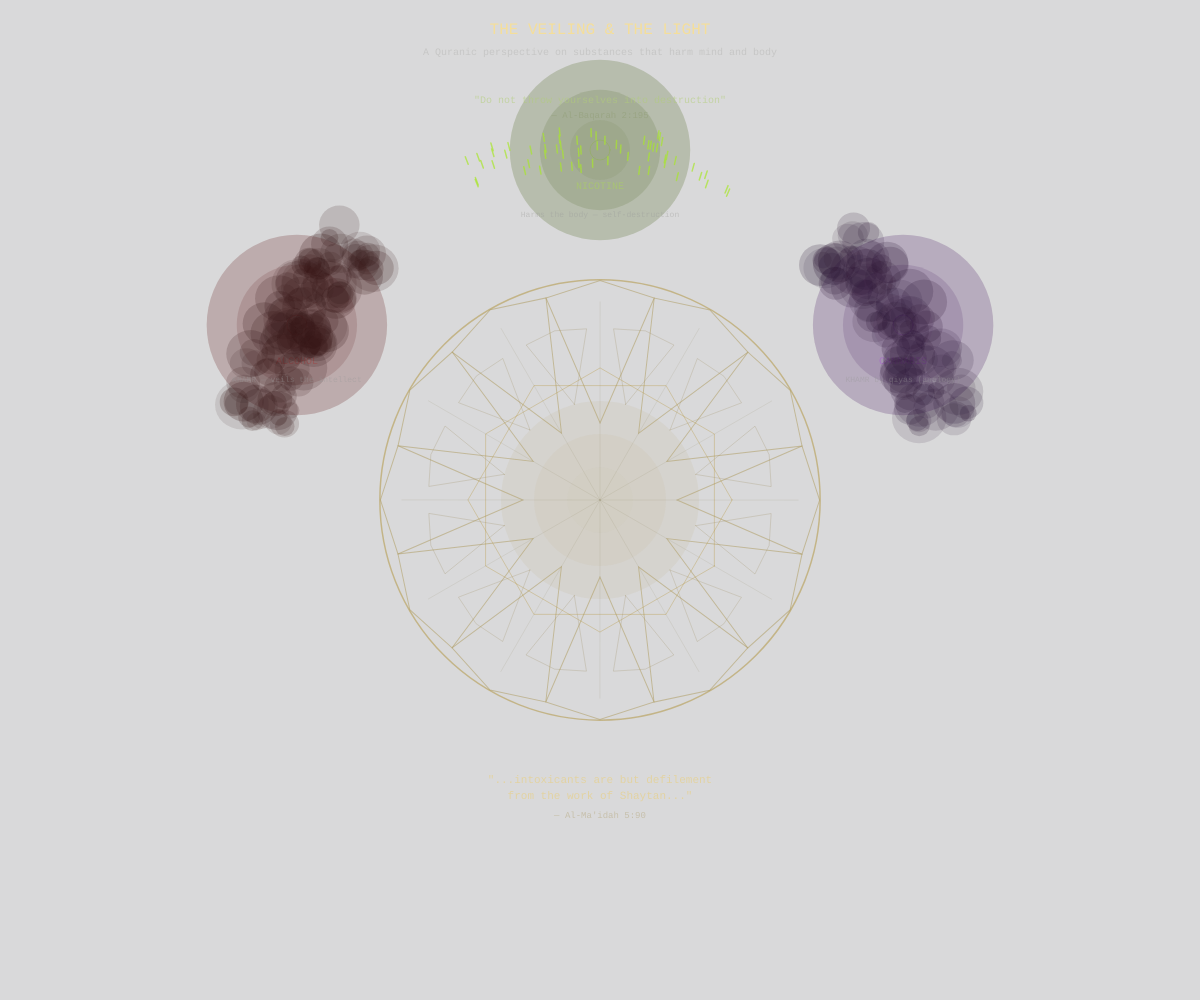
Frame 1 (no input)
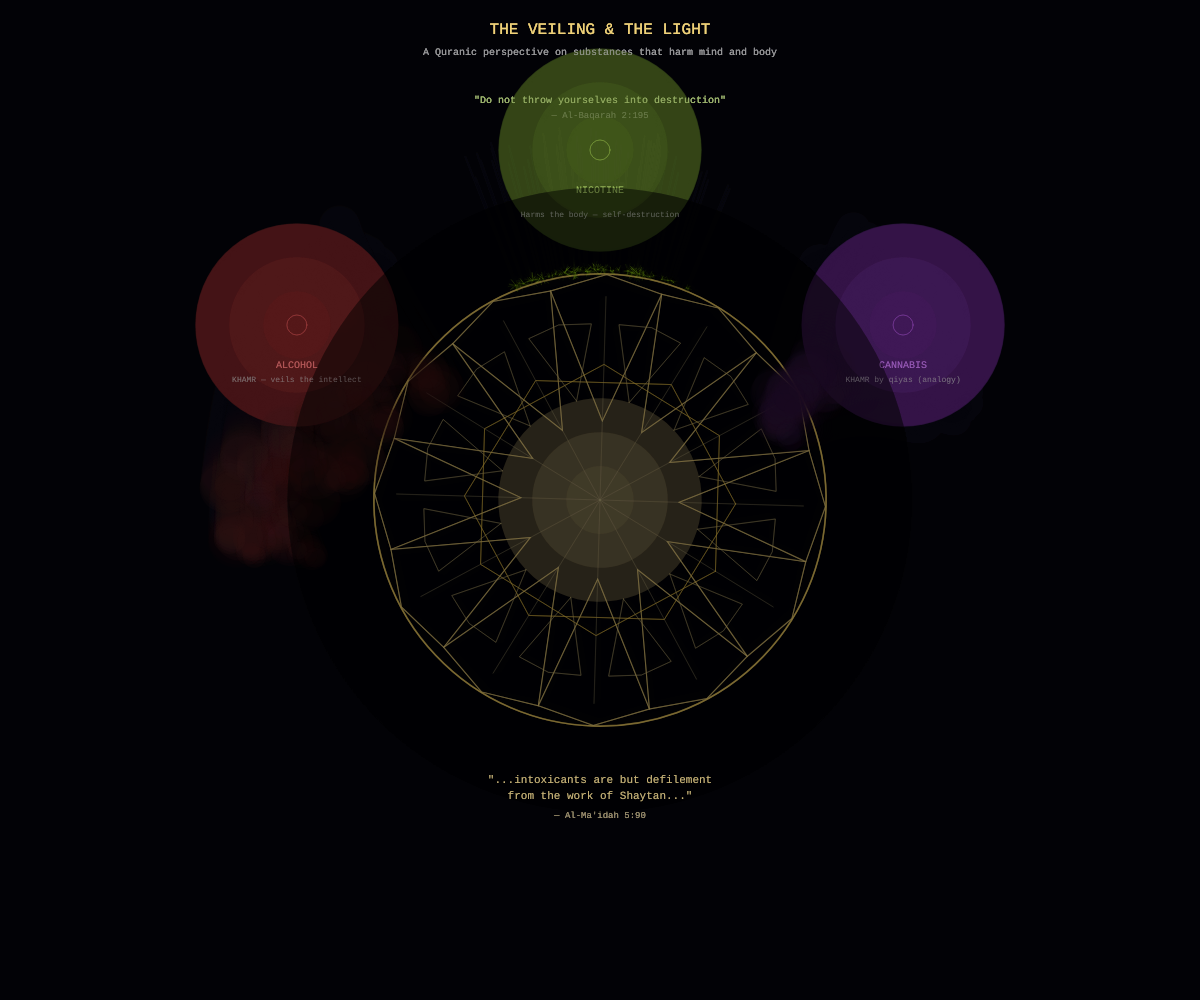
Frame 60 (no input)
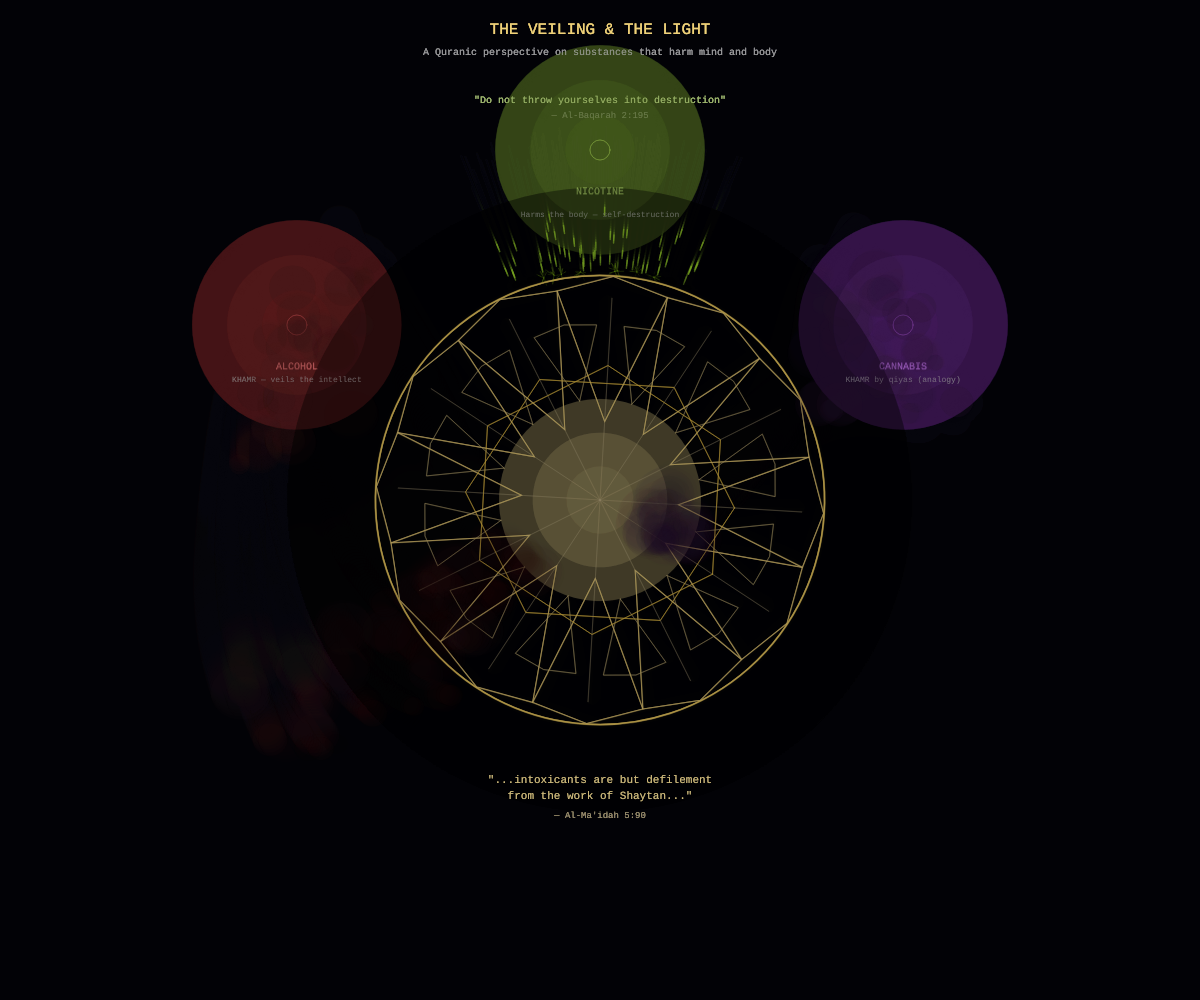
Frame 120 (the mouse pressed at the canvas centre since frame 60)

The p5.js sketch that drew these frames (run headless with seeded random() and noise() and a simulated clock; from frame 60 on, the mouse is pressed at the canvas centre):

// p5.js sketch
// ── sketch.js
/*
 * THE VEILING & THE LIGHT
 * A Quranic perspective on substances — alcohol, cannabis, nicotine
 *
 * Alcohol & Cannabis: khamr (veil the intellect) — "from Shaytan's work" (5:90)
 * Nicotine: destroys the body — "do not throw yourselves into destruction" (2:195)
 */

// ── Color palette (HSB) ──
const HUE_GOLD     = 45;
const HUE_ALCOHOL  = 0;     // deep red-crimson
const HUE_CANNABIS = 280;   // dark purple
const HUE_NICOTINE = 80;    // toxic yellow-green
const BG_HUE       = 230;   // deep dark blue

// ── Particle pools ──
let alcoholSmoke  = [];
let cannabisSmoke = [];
let nicotineBarbs = [];

const ALCOHOL_COUNT  = 120;
const CANNABIS_COUNT = 100;
const NICOTINE_COUNT = 60;

// ── Animation state ──
let breathPhase = 0;

// ── Zone angles (radians) — use Math.PI since p5's PI isn't ready at load time ──
const ALCOHOL_ANGLE  = Math.PI * 7 / 6;   // lower-left
const CANNABIS_ANGLE = Math.PI * 11 / 6;  // lower-right
const NICOTINE_ANGLE = Math.PI * 3 / 2;   // top

// ─────────────────────────────────────────────
// SETUP
// ─────────────────────────────────────────────
function setup() {
  createCanvas(windowWidth, windowHeight);
  colorMode(HSB, 360, 100, 100, 100);
  textFont('monospace');

  for (let i = 0; i < ALCOHOL_COUNT; i++)
    alcoholSmoke.push(createSmoke(ALCOHOL_ANGLE));
  for (let i = 0; i < CANNABIS_COUNT; i++)
    cannabisSmoke.push(createSmoke(CANNABIS_ANGLE));
  for (let i = 0; i < NICOTINE_COUNT; i++)
    nicotineBarbs.push(createBarb());
}

// ─────────────────────────────────────────────
// DRAW
// ─────────────────────────────────────────────
function draw() {
  background(BG_HUE, 60, 5, 15);

  let t = frameCount * 0.01;
  breathPhase = (sin(t * 0.8) + 1) / 2; // 0..1

  push();
  translate(width / 2, height / 2);

  drawRosette(t);
  drawSubstanceZones(t);
  updateSmoke(alcoholSmoke, HUE_ALCOHOL, ALCOHOL_ANGLE, 0.4, t);
  updateSmoke(cannabisSmoke, HUE_CANNABIS, CANNABIS_ANGLE, 0.6, t);
  updateBarbs(t);
  drawVeilOverlay();

  pop();

  drawQuranText(t);
}

// ─────────────────────────────────────────────
// ISLAMIC GEOMETRIC ROSETTE (12-fold)
// ─────────────────────────────────────────────
function drawRosette(t) {
  let R = min(width, height) * 0.22;
  let foldCount = 12;
  let pulseR = R * (1 + 0.03 * sin(t * 2));
  let clarity = lerp(0.4, 1.0, breathPhase);

  push();
  rotate(t * 0.05);

  // Layer 1: Outer ring
  noFill();
  stroke(HUE_GOLD, 60, 100 * clarity, 80 * clarity);
  strokeWeight(1.5);
  circle(0, 0, pulseR * 2);

  // Layer 2: 12-fold kite petals
  for (let i = 0; i < foldCount; i++) {
    let angle = i * TWO_PI / foldCount;
    push();
    rotate(angle);

    let innerR = pulseR * 0.35;
    let outerR = pulseR * 0.95;
    let halfSector = PI / foldCount;

    stroke(HUE_GOLD, 50, 95 * clarity, 70 * clarity);
    strokeWeight(1);
    noFill();

    beginShape();
    vertex(0, -innerR);
    vertex(sin(halfSector) * outerR, -cos(halfSector) * outerR);
    vertex(0, -outerR * 1.05);
    vertex(-sin(halfSector) * outerR, -cos(halfSector) * outerR);
    endShape(CLOSE);

    pop();
  }

  // Layer 3: Inner 12-pointed star (two overlapping hexagons)
  stroke(HUE_GOLD, 70, 100 * clarity, 60 * clarity);
  strokeWeight(0.8);
  noFill();
  let starR = pulseR * 0.6;
  for (let offset = 0; offset < 2; offset++) {
    beginShape();
    for (let i = 0; i < 6; i++) {
      let a = i * TWO_PI / 6 + offset * PI / 6;
      vertex(cos(a) * starR, sin(a) * starR);
    }
    endShape(CLOSE);
  }

  // Layer 4: Central luminous glow (the "nur")
  noStroke();
  for (let g = 3; g > 0; g--) {
    fill(HUE_GOLD, 40, 100 * clarity, 15 * clarity * g / 3);
    circle(0, 0, pulseR * 0.15 * g * 2);
  }

  // Layer 5: Radial lattice lines
  stroke(HUE_GOLD, 30, 80 * clarity, 40 * clarity);
  strokeWeight(0.5);
  for (let i = 0; i < foldCount; i++) {
    let a = i * TWO_PI / foldCount;
    line(0, 0, cos(a) * pulseR * 0.9, sin(a) * pulseR * 0.9);
  }

  // Layer 6: Second petal ring (half-sector offset) for interlocking depth
  for (let i = 0; i < foldCount; i++) {
    let angle = (i + 0.5) * TWO_PI / foldCount;
    push();
    rotate(angle);

    let innerR2 = pulseR * 0.45;
    let outerR2 = pulseR * 0.78;
    let halfSector = PI / foldCount;

    stroke(HUE_GOLD, 40, 85 * clarity, 45 * clarity);
    strokeWeight(0.7);
    noFill();

    beginShape();
    vertex(0, -innerR2);
    vertex(sin(halfSector * 0.7) * outerR2, -cos(halfSector * 0.7) * outerR2);
    vertex(0, -outerR2 * 1.02);
    vertex(-sin(halfSector * 0.7) * outerR2, -cos(halfSector * 0.7) * outerR2);
    endShape(CLOSE);

    pop();
  }

  pop();
}

// ─────────────────────────────────────────────
// SUBSTANCE ZONES (background glows)
// ─────────────────────────────────────────────
function drawSubstanceZones(t) {
  let zoneDist = min(width, height) * 0.35;
  drawZoneGlow(ALCOHOL_ANGLE, zoneDist, HUE_ALCOHOL, 'ALCOHOL', t);
  drawZoneGlow(CANNABIS_ANGLE, zoneDist, HUE_CANNABIS, 'CANNABIS', t);
  drawZoneGlow(NICOTINE_ANGLE, zoneDist, HUE_NICOTINE, 'NICOTINE', t);
}

function drawZoneGlow(angle, dist, hue, label, t) {
  let cx = cos(angle) * dist;
  let cy = sin(angle) * dist;
  let pulseSize = 60 + sin(t * 1.5) * 10;

  noStroke();
  for (let r = 3; r > 0; r--) {
    fill(hue, 70, 40, 8 * r);
    circle(cx, cy, pulseSize * r);
  }

  // Zone marker
  stroke(hue, 60, 70, 50);
  strokeWeight(0.8);
  noFill();
  circle(cx, cy, 20);

  // Label
  fill(hue, 50, 80, 70);
  noStroke();
  textSize(10);
  textAlign(CENTER, CENTER);
  text(label, cx, cy + pulseSize * 0.6);
}

// ─────────────────────────────────────────────
// SMOKE PARTICLES (alcohol & cannabis — khamr)
// ─────────────────────────────────────────────
function createSmoke(zoneAngle) {
  let spawnDist = min(width || 800, height || 600) * 0.35;
  let spread = 0.3;
  let a = zoneAngle + random(-spread, spread);
  let d = spawnDist + random(-30, 30);
  return {
    x: cos(a) * d,
    y: sin(a) * d,
    vx: 0,
    vy: 0,
    life: random(0.5, 1),
    maxLife: random(120, 300),
    size: random(15, 45)
  };
}

function updateSmoke(particles, hue, zoneAngle, noiseInfluence, t) {
  for (let p of particles) {
    let toCenter = atan2(-p.y, -p.x);
    let noiseAngle = noise(p.x * 0.005, p.y * 0.005, t * 0.3) * TWO_PI;
    let driftAngle = lerp(toCenter, noiseAngle, noiseInfluence);

    p.vx += cos(driftAngle) * 0.15;
    p.vy += sin(driftAngle) * 0.15;
    p.vx *= 0.96;
    p.vy *= 0.96;
    p.x += p.vx;
    p.y += p.vy;

    p.life -= 1 / p.maxLife;

    let alpha = p.life * 30 * (1 - breathPhase * 0.5);
    noStroke();
    fill(hue, 60, 20, alpha);
    ellipse(p.x, p.y, p.size * (1 + (1 - p.life) * 0.5), p.size * (1 + (1 - p.life) * 0.3));

    if (p.life <= 0) {
      Object.assign(p, createSmoke(zoneAngle));
    }
  }
}

// ─────────────────────────────────────────────
// NICOTINE BARBS (bodily harm — not veiling)
// ─────────────────────────────────────────────
function createBarb() {
  let spawnDist = min(width || 800, height || 600) * 0.35;
  let spread = 0.4;
  let a = NICOTINE_ANGLE + random(-spread, spread);
  let d = spawnDist + random(-20, 20);
  return {
    x: cos(a) * d,
    y: sin(a) * d,
    vx: 0,
    vy: 0,
    life: 1,
    maxLife: random(80, 200),
    hasHit: false,
    hitLife: 30
  };
}

function updateBarbs(t) {
  let R = min(width, height) * 0.22;

  for (let p of nicotineBarbs) {
    if (!p.hasHit) {
      let toCenter = atan2(-p.y, -p.x);
      p.vx = cos(toCenter) * 2.5;
      p.vy = sin(toCenter) * 2.5;
      p.x += p.vx;
      p.y += p.vy;

      // Draw thorn-like line
      stroke(HUE_NICOTINE, 80, 90, 70 * p.life);
      strokeWeight(1.5);
      let len = 8;
      line(p.x, p.y, p.x - cos(toCenter) * len, p.y - sin(toCenter) * len);

      // Collision with rosette boundary
      if (dist(p.x, p.y, 0, 0) < R * 1.05) {
        p.hasHit = true;
        p.hitLife = 30;
        p.life = 1;
      }
    } else {
      p.life -= 1 / p.hitLife;

      // Impact sparks
      stroke(HUE_NICOTINE, 90, 100, 60 * p.life);
      strokeWeight(0.5);
      for (let s = 0; s < 3; s++) {
        let sa = random(TWO_PI);
        let sl = random(3, 10) * p.life;
        line(p.x, p.y, p.x + cos(sa) * sl, p.y + sin(sa) * sl);
      }

      // Erosion mark
      noStroke();
      fill(0, 0, 0, 20 * p.life);
      circle(p.x, p.y, 6);
    }

    if (!p.hasHit) p.life -= 1 / p.maxLife;

    if (p.life <= 0) {
      Object.assign(p, createBarb());
    }
  }
}

// ─────────────────────────────────────────────
// VEIL OVERLAY (khamr darkening effect)
// ─────────────────────────────────────────────
function drawVeilOverlay() {
  let R = min(width, height) * 0.25;

  let nearCount = 0;
  let allSmoke = alcoholSmoke.concat(cannabisSmoke);
  for (let p of allSmoke) {
    if (p.x * p.x + p.y * p.y < R * R * 1.44) nearCount++;
  }

  let veilAlpha = map(nearCount, 0, 80, 0, 25);
  veilAlpha *= (1 - breathPhase * 0.6);

  noStroke();
  fill(0, 0, 0, veilAlpha);
  circle(0, 0, R * 2.5);
}

// ─────────────────────────────────────────────
// QURANIC TEXT
// ─────────────────────────────────────────────
function drawQuranText(t) {
  let pulse = (sin(t * 0.5) + 1) / 2;
  let R = min(width, height);

  textAlign(CENTER, CENTER);

  // Title
  fill(HUE_GOLD, 50, 100, 70);
  textSize(16);
  text('THE VEILING & THE LIGHT', width / 2, 30);

  fill(0, 0, 70, 50);
  textSize(10);
  text('A Quranic perspective on substances that harm mind and body', width / 2, 52);

  // Central verse — 5:90 (about khamr / Shaytan)
  let verseY = height / 2 + R * 0.28;
  fill(HUE_GOLD, 40, 90, 60 + pulse * 20);
  textSize(11);
  text('"...intoxicants are but defilement', width / 2, verseY);
  text('from the work of Shaytan..."', width / 2, verseY + 16);
  fill(HUE_GOLD, 30, 70, 50);
  textSize(9);
  text('\u2014 Al-Ma\'idah 5:90', width / 2, verseY + 36);

  // Nicotine verse — 2:195 (self-destruction)
  let nicY = height / 2 + sin(NICOTINE_ANGLE) * R * 0.35;
  fill(HUE_NICOTINE, 40, 80, 50 + pulse * 15);
  textSize(10);
  text('"Do not throw yourselves into destruction"', width / 2, nicY - 50);
  fill(HUE_NICOTINE, 30, 60, 40);
  textSize(9);
  text('\u2014 Al-Baqarah 2:195', width / 2, nicY - 34);

  // Category labels
  fill(0, 0, 60, 40);
  textSize(8);

  let alcX = width / 2 + cos(ALCOHOL_ANGLE) * R * 0.35;
  let alcY = height / 2 + sin(ALCOHOL_ANGLE) * R * 0.35;
  text('KHAMR \u2014 veils the intellect', alcX, alcY + 55);

  let canX = width / 2 + cos(CANNABIS_ANGLE) * R * 0.35;
  let canY = height / 2 + sin(CANNABIS_ANGLE) * R * 0.35;
  text('KHAMR by qiyas (analogy)', canX, canY + 55);

  text('Harms the body \u2014 self-destruction', width / 2, nicY + 65);
}

// ─────────────────────────────────────────────
// RESPONSIVE
// ─────────────────────────────────────────────
function windowResized() {
  resizeCanvas(windowWidth, windowHeight);
}
